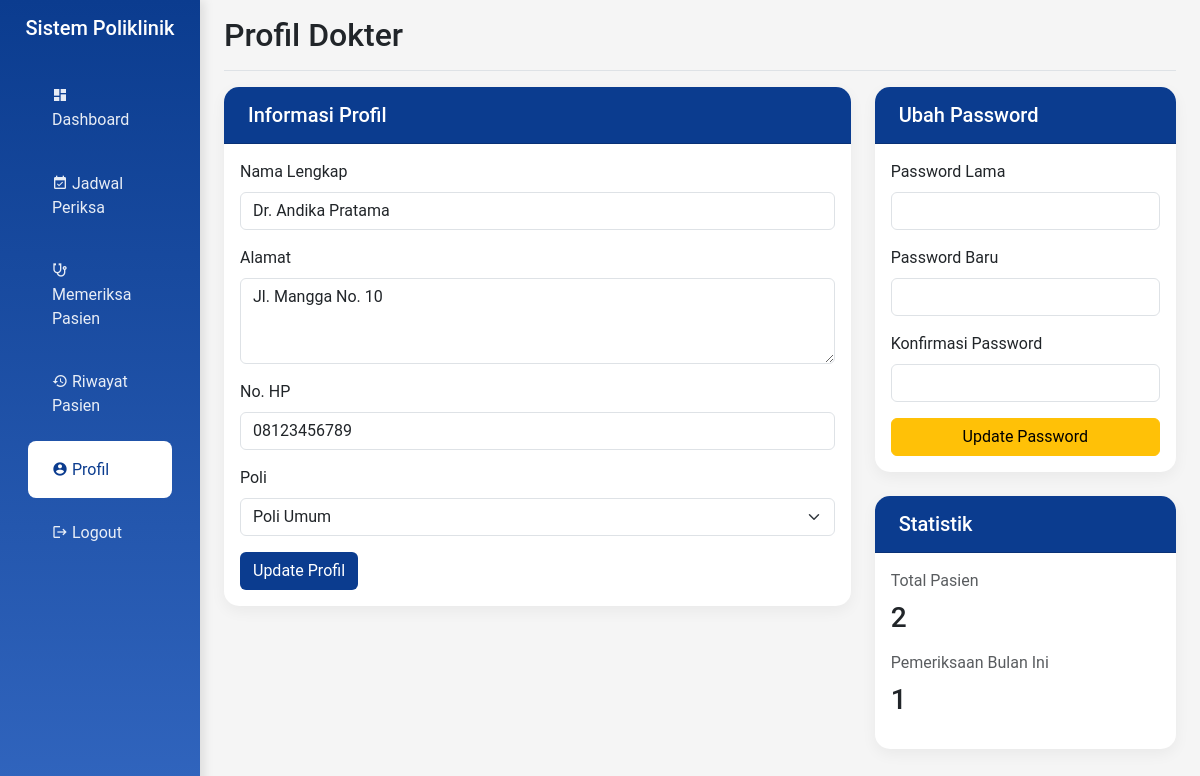
/hospital/dokter/profil.php (signed in), run on the app's committed database.
### tables this page shows
CREATE TABLE `dokter`  (
  `id` int NOT NULL AUTO_INCREMENT,
  `nama` varchar(150) NOT NULL,
  `alamat` varchar(255) NULL DEFAULT NULL,
  `no_hp` varchar(13) NOT NULL,
  `id_poli` int NOT NULL,
  `password` varchar(100) NOT NULL,
  PRIMARY KEY (`id`) USING BTREE,
  INDEX `id_poli`(`id_poli` ASC) USING BTREE,
  CONSTRAINT `dokter_ibfk_1` FOREIGN KEY (`id_poli`) REFERENCES `poli` (`id`) ON DELETE RESTRICT ON UPDATE RESTRICT
);

### hospital/dokter/profil.php (the view, shortened to what this page needs)
<?php
include '../config/koneksi.php';
$dokter_id = $_SESSION['dokter_id'];
$sql_dokter = "SELECT d.*, p.nama_poli, p.id as id_poli
               FROM dokter d
               JOIN poli p ON d.id_poli = p.id
               WHERE d.id = ?";
$stmt_dokter = $conn->prepare($sql_dokter);
$stmt_dokter->bind_param("i", $dokter_id);
$stmt_dokter->execute();
$dokter = $stmt_dokter->get_result()->fetch_assoc();
$sql_poli = "SELECT * FROM poli ORDER BY nama_poli";
$poli_result = $conn->query($sql_poli);
include 'include/header.php';
?>
<main class="col-md-9 ms-sm-auto col-lg-10 px-md-4">
    <div class="d-flex justify-content-between flex-wrap flex-md-nowrap align-items-center pt-3 pb-2 mb-3 border-bottom">
        <h1 class="h2">Profil Dokter</h1>
    </div>
    <div class="row">
        <div class="col-md-8">
            <div class="card mb-4">
                <div class="card-header">
                    <h5 class="card-title mb-0">Informasi Profil</h5>
                </div>
                <div class="card-body">
                    <form method="POST" action="">
                        <div class="mb-3">
                            <label class="form-label">Nama Lengkap</label>
                            <input type="text" class="form-control" name="nama"
                                value="<?= htmlspecialchars($dokter['nama']) ?>" required>
                        </div>
                        <div class="mb-3">
                            <label class="form-label">Alamat</label>
                            <textarea class="form-control" name="alamat" rows="3"
                                required><?= htmlspecialchars($dokter['alamat']) ?></textarea>
                        </div>
                        <div class="mb-3">
                            <label class="form-label">No. HP</label>
                            <input type="text" class="form-control" name="no_hp"
                                value="<?= htmlspecialchars($dokter['no_hp']) ?>" required>
                        </div>
                        <div class="mb-3">
                            <label class="form-label">Poli</label>
                            <select class="form-select" name="id_poli" required>
                                <?php while ($poli = $poli_result->fetch_assoc()): ?>
                                    <option value="<?= $poli['id'] ?>"
                                        <?= $poli['id'] == $dokter['id_poli'] ? 'selected' : '' ?>>
                                        <?= htmlspecialchars($poli['nama_poli']) ?>
                                    </option>
                                <?php endwhile; ?>
                            </select>
                        </div>
                        <button type="submit" name="update_profile" class="btn btn-cyan">
                            Update Profil
                        </button>
                    </form>
                </div>
            </div>
        </div>
        <div class="col-md-4">
            <div class="card mb-4">
                <div class="card-header">
                    <h5 class="card-title mb-0">Ubah Password</h5>
                </div>
                <div class="card-body">
                    <form method="POST" action="">
                        <div class="mb-3">
                            <label class="form-label">Password Lama</label>
                            <input type="password" class="form-control" name="password_lama" required>
                        </div>
                        <div class="mb-3">
                            <label class="form-label">Password Baru</label>
                            <input type="password" class="form-control" name="password_baru" required>
                        </div>
                        <div class="mb-3">
                            <label class="form-label">Konfirmasi Password</label>
                            <input type="password" class="form-control" name="konfirmasi_password" required>
                        </div>
                        <button type="submit" name="update_password" class="btn btn-warning w-100">
                            Update Password
                        </button>
                    </form>
                </div>
            </div>
            <div class="card">
                <div class="card-header">
                    <h5 class="card-title mb-0">Statistik</h5>
                </div>
                <div class="card-body">
                    <?php
                    $sql_total_pasien = "SELECT COUNT(DISTINCT dp.id_pasien) as total
                                       FROM periksa pr
                                       JOIN daftar_poli dp ON pr.id_daftar_poli = dp.id
                                       JOIN jadwal_periksa jp ON dp.id_jadwal = jp.id
                                       WHERE jp.id_dokter = ?";
                    $stmt_total = $conn->prepare($sql_total_pasien);
                    $stmt_total->bind_param("i", $dokter_id);
                    $stmt_total->execute();
                    $total_pasien = $stmt_total->get_result()->fetch_assoc()['total'];
                    $sql_bulan_ini = "SELECT COUNT(*) as total
                                    FROM periksa pr
                                    JOIN daftar_poli dp ON pr.id_daftar_poli = dp.id
                                    JOIN jadwal_periksa jp ON dp.id_jadwal = jp.id
                                    WHERE jp.id_dokter = ?
                                    AND MONTH(pr.tgl_periksa) = MONTH(CURRENT_DATE())
                                    AND YEAR(pr.tgl_periksa) = YEAR(CURRENT_DATE())";
                    $stmt_bulan = $conn->prepare($sql_bulan_ini);
                    $stmt_bulan->bind_param("i", $dokter_id);
                    $stmt_bulan->execute();
                    $pemeriksaan_bulan = $stmt_bulan->get_result()->fetch_assoc()['total'];
                    ?>
                    <div class="mb-3">
                        <label class="form-label text-muted">Total Pasien</label>
                        <div class="h3"><?= number_format($total_pasien) ?></div>
                    </div>
                    <div class="mb-3">
                        <label class="form-label text-muted">Pemeriksaan Bulan Ini</label>
                        <div class="h3"><?= number_format($pemeriksaan_bulan) ?></div>
                    </div>
                </div>
            </div>
        </div>
    </div>
</main>
<?php include 'include/footer.php'; ?>

### hospital/dokter/include/header.php (style rules this page uses)
:root { --cyan-primary: #0B3C8F; --cyan-secondary: #3165BEFF; --cyan-light: #5985D0FF; }
body { font-family: 'Roboto', sans-serif; background-color: #f5f5f5; }
.card { border: none; border-radius: 15px; box-shadow: 0 5px 15px rgba(0, 0, 0, 0.05); transition: transform 0.3s ease; }
.card-header { background-color: var(--cyan-primary); color: white; border-radius: 15px 15px 0 0 !important; padding: 1rem 1.5rem; }
.btn-cyan { background-color: var(--cyan-primary); color: white; }

### data on the page
dokter: nama "Dr. Andika Pratama", alamat "Jl. Mangga No. 10", no_hp "08123456789"

### other printed values
$total_pasien "2"
$pemeriksaan_bulan "1"
form field id_poli "Poli Umum"
